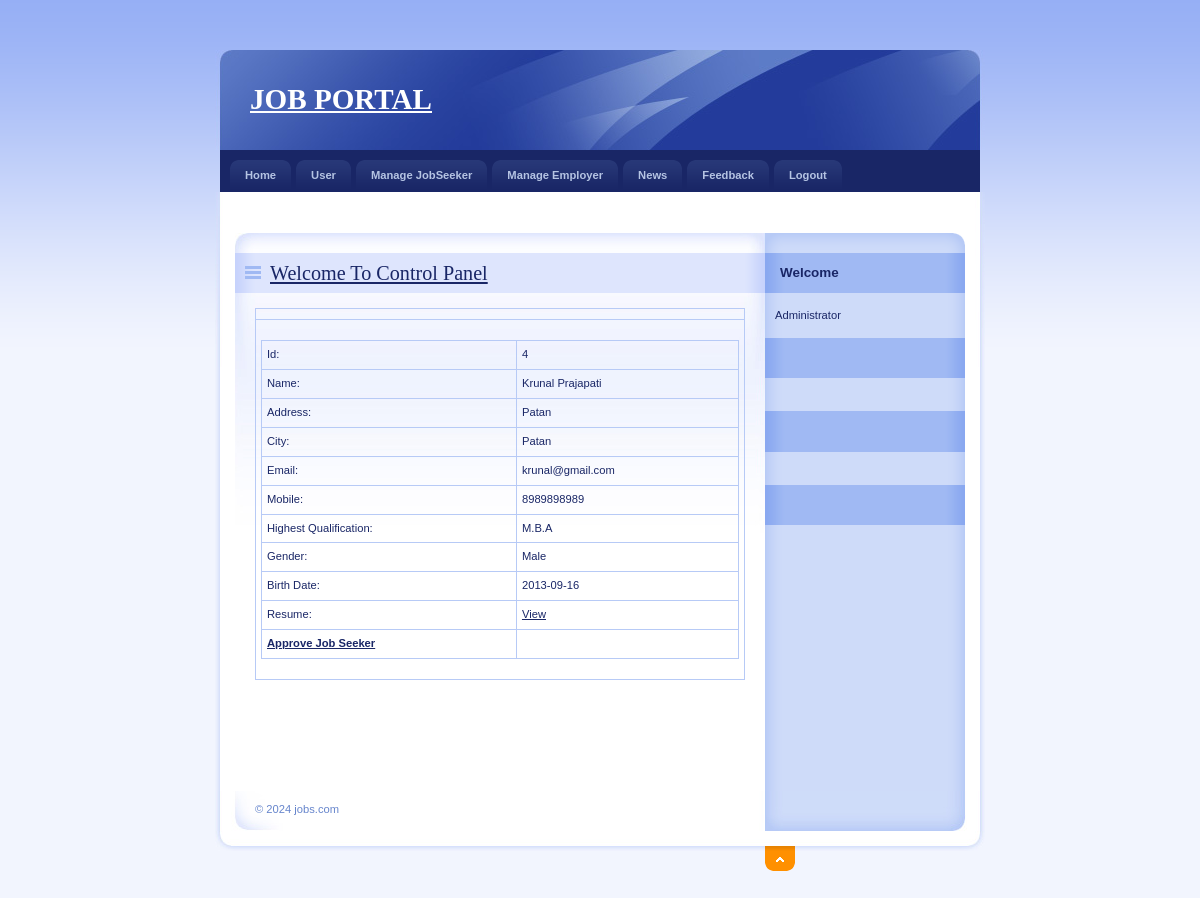
The page /Admin/DetailJob.php?JobId=4 on the database its author committed.
### tables this page shows
CREATE TABLE IF NOT EXISTS `jobseeker_reg` (
  `JobSeekId` int(11) NOT NULL AUTO_INCREMENT,
  `JobSeekerName` varchar(20) NOT NULL,
  `Address` varchar(100) NOT NULL,
  `City` varchar(20) NOT NULL,
  `Email` varchar(40) NOT NULL,
  `Mobile` bigint(20) NOT NULL,
  `Qualification` varchar(20) NOT NULL,
  `Gender` varchar(10) NOT NULL,
  `BirthDate` date NOT NULL,
  `Resume` varchar(200) NOT NULL,
  `Status` varchar(10) NOT NULL,
  `UserName` varchar(20) NOT NULL,
  `Password` varchar(20) NOT NULL,
  `Question` varchar(100) NOT NULL,
  `Answer` varchar(50) NOT NULL,
  PRIMARY KEY (`JobSeekId`),
  KEY `JobSeekId` (`JobSeekId`)
);

### Admin/DetailJob.php (the view, shortened to what this page needs)
<!DOCTYPE html PUBLIC "-//W3C//DTD XHTML 1.0 Strict//EN" "http://www.w3.org/TR/xhtml1/DTD/xhtml1-strict.dtd">
<html xmlns="http://www.w3.org/1999/xhtml" xml:lang="cs" lang="cs">
<head>
    <link rel="stylesheet" media="screen,projection" type="text/css" href="./css/main.css" />
    <link rel="stylesheet" media="print" type="text/css" href="./css/print.css" />
    <link rel="stylesheet" media="aural" type="text/css" href="./css/aural.css" />
</head>
<body id="www-url-cz">
<div id="main" class="box">
<?php
include "Header.php"
?>
<?php
include "menu.php"
?>
    <div id="page" class="box">
    <div id="page-in" class="box">
        <div id="strip" class="box noprint">
            <p id="breadcrumbs">&nbsp;</p>
        </div>
        <div id="content">
            <div class="article">
                <h2><span><a href="#">Welcome To Control Panel</a></span></h2>
                <table width="100%" border="0" cellspacing="0" cellpadding="0">
                  <tr>
                    <td></td>
                  </tr>
                  <tr>
                    <td>
                    <?php
$ID=$_GET['JobId'];
$con = mysqli_connect("localhost","root");
mysqli_select_db($con, "job");
$sql = "select * from JobSeeker_Reg where JobSeekId='".$ID."'  ";
$result = mysqli_query($con,$sql);
$row = mysqli_fetch_array($result)
?>
                <table width="100%" border="1" cellspacing="2" cellpadding="2">
                 <tr>
                    <td>Id:</td>
                    <td><?php echo $row['JobSeekId'];?></td>
                  </tr>
                  <tr>
                    <td>Name:</td>
                    <td><?php echo $row['JobSeekerName'];?></td>
                  </tr>
                  <tr>
                    <td>Address:</td>
                    <td><?php echo $row['Address'];?></td>
                  </tr>
                  <tr>
                    <td>City:</td>
                    <td><?php echo $row['City'];?></td>
                  </tr>
                  <tr>
                    <td>Email:</td>
                    <td><?php echo $row['Email'];?></td>
                  </tr>
                  <tr>
                    <td>Mobile:</td>
                    <td><?php echo $row['Mobile'];?></td>
                  </tr>
                  <tr>
                    <td>Highest Qualification:</td>
                    <td><?php echo $row['Qualification'];?></td>
                  </tr>
                  <tr>
                    <td>Gender:</td>
                    <td><?php echo $row['Gender'];?></td>
                  </tr>
                  <tr>
                    <td>Birth Date:</td>
                    <td><?php echo $row['BirthDate'];?></td>
                  </tr>
                  <tr>
                    <td>Resume:</td>
                    <td><a href="../upload/<?php echo $row['Resume'];?>" target="_blank">View</a></td>
                  </tr>
                  <tr>
                    <td><strong><a href="ApprovJob.php?JobId=<?php echo $row['JobSeekId'];?>">Approve Job Seeker</a></strong></td>
                    <td></td>
                  </tr>
                </table>
                    </td>
                  </tr>
                </table>
                <p>&nbsp;</p>
              <p class="btn-more box noprint">&nbsp;</p>
          </div>
        </div>
<?php
include "right.php"
?>
    </div>
    </div>
<?php
include "footer.php"
?>
</div>
</body>
</html>

### Admin/css/main.css (style rules this page uses)
* { min-height:1px; }
body { border:0; margin:0; padding:0; background:#F2F5FE url("../design/bg.gif") 0 0 repeat-x; font:70%/160% "verdana",sans-serif; color:#192666; _text-align:center; }
a { color:#192666; }
p { border:0; margin:15px 0; padding:0; }
div { display:block; border:0; margin:0; padding:0; }
h1, h2, h3, h4, h5 { border:0; margin:15px 0 10px 0; padding:0; font-weight:bold; }
h2 { font-size:180%; line-height:100%; font-family:"georgia",serif; font-weight:normal; }
table { display:table; border-collapse:collapse; margin:15px 0; padding:0; border:1px solid #B7CAF6; font-size:100%; }
tr { display:table-row; }
th, td { display: table-cell; border:1px solid #B7CAF6; margin:0; padding:5px; vertical-align:top; text-align:left; }
a, img, span { border:0; margin:0; padding:0; }
strong, .strong { font-weight:bold; }
.box { min-height:1px; _height:1px; }
.box:after { content:"."; display:block; line-height:0px; font-size:0px; visibility:hidden; clear:both; }
#main { width:770px; margin:50px auto 0 auto; _text-align:left; }
#page { width:770px; min-height:1px; background:#FFF url("../design/bg_page.gif") 0 0 repeat-y; _height:1px; }
#page-in { min-height:1px; padding:10px 0; background:url("../design/bg_page_in.jpg") 0 0 no-repeat; _height:1px; }
#strip { position:relative; clear:both; padding:3px 20px 10px 20px; color:#6182D1; }
#strip p { margin:0; }
#strip #breadcrumbs { width:520px; margin:0; padding:0; }
#content { float:left; width:530px; _width:550px; margin:0; padding:0 0 0 20px; }
#content .article { clear:both; margin:0; padding:20px; background:url("../design/content_article_bg.jpg") 0 0 no-repeat; }
#content .article h2 { margin:0 -20px; padding:10px; background:#DEE5FD url("../design/content_title_bg.gif") 0 0 repeat-y; color:#192666; }
#content .article h2 span { background:url("../design/ico_list.gif") 0 50% no-repeat; padding-left:25px; }
#content .article p { text-align:justify; }
#content .btn-more { margin:0 0 15px 0; padding:0; border:0; position:relative; }

### Admin/css/print.css (style rules this page uses)
body { border:0; margin:0; padding:0; font-size:12pt }
a { color:#000; text-decoration:none; }
h1, h2, h3 { page-break-after:avoid; page-break-inside:avoid; }
table { border-collapse: collapse; border-width:1px; border-style:solid; }
th, td { display:table-cell; border-width:1px; border-style:solid; }
.noprint { display:none; }

### Admin/css/aural.css (style rules this page uses)
body { voice-family:paul,male; volume:loud; speech-rate:slow; richness:90; stress:20; }
h1, h2, h3, h4, h5 { cue-before:url("ping.au"); }
p, table { pause:50ms; }
strong { pitch:medium; pitch-range:60; stress:90; richness:90; }

### rows shown on the page
jobseeker_reg: JobSeekId "4", JobSeekerName "Krunal Prajapati", Address "Patan", City "Patan", Email "krunal@gmail.com", Mobile "8989898989", Qualification "M.B.A", Gender "Male", BirthDate "2013-09-16"
